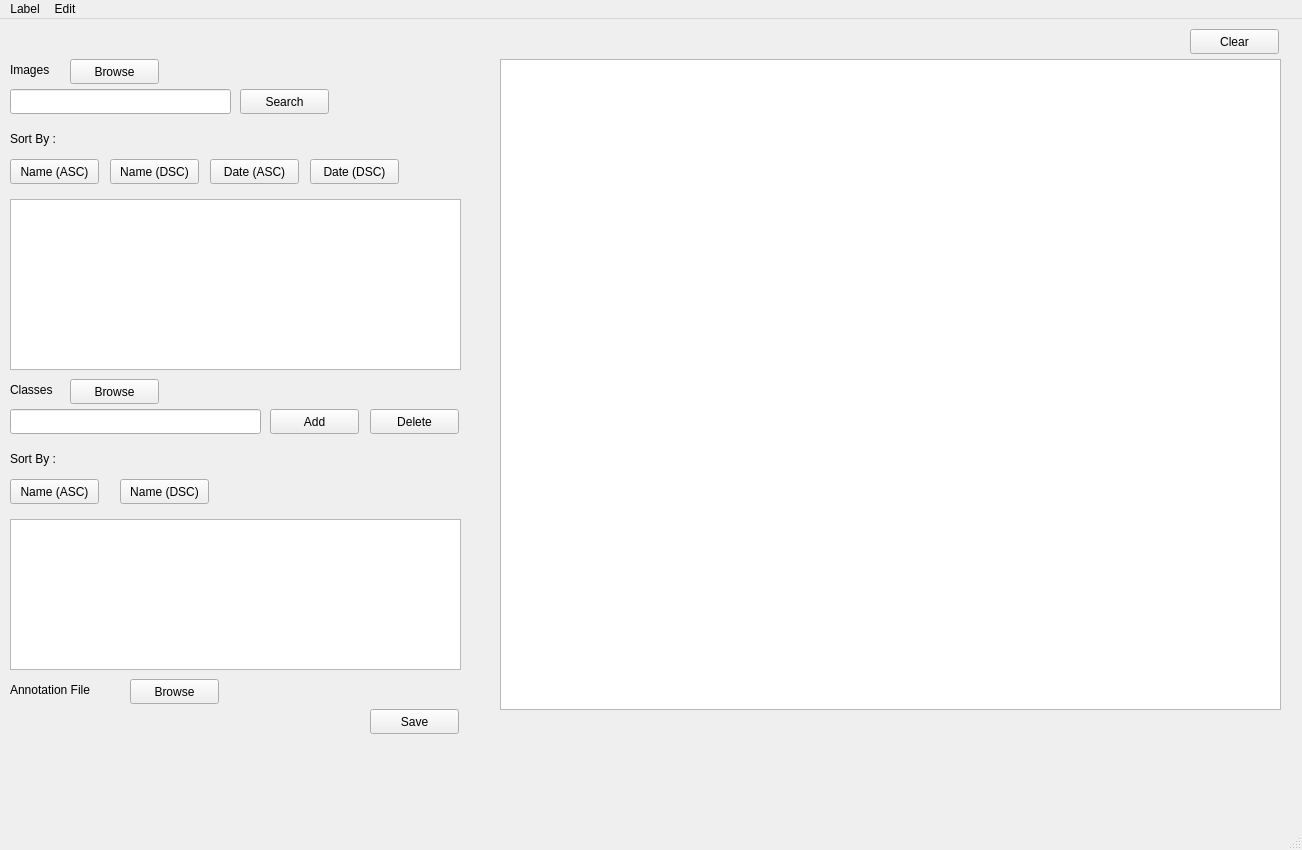
<?xml version="1.0" encoding="UTF-8"?>
<ui version="4.0">
 <class>Labeller</class>
 <widget class="QMainWindow" name="Labeller">
  <property name="geometry">
   <rect>
    <x>0</x>
    <y>0</y>
    <width>1302</width>
    <height>850</height>
   </rect>
  </property>
  <property name="windowTitle">
   <string>Labeller</string>
  </property>
  <widget class="QWidget" name="centralwidget">
   <widget class="QPushButton" name="imageBrowseButton">
    <property name="geometry">
     <rect>
      <x>70</x>
      <y>40</y>
      <width>89</width>
      <height>25</height>
     </rect>
    </property>
    <property name="text">
     <string>Browse</string>
    </property>
   </widget>
   <widget class="QLabel" name="label">
    <property name="geometry">
     <rect>
      <x>10</x>
      <y>40</y>
      <width>67</width>
      <height>21</height>
     </rect>
    </property>
    <property name="text">
     <string>Images</string>
    </property>
   </widget>
   <widget class="QLineEdit" name="lineEdit">
    <property name="geometry">
     <rect>
      <x>10</x>
      <y>70</y>
      <width>221</width>
      <height>25</height>
     </rect>
    </property>
   </widget>
   <widget class="QListView" name="imageList">
    <property name="geometry">
     <rect>
      <x>10</x>
      <y>180</y>
      <width>451</width>
      <height>171</height>
     </rect>
    </property>
   </widget>
   <widget class="QPushButton" name="classBrowseButton">
    <property name="geometry">
     <rect>
      <x>70</x>
      <y>360</y>
      <width>89</width>
      <height>25</height>
     </rect>
    </property>
    <property name="text">
     <string>Browse</string>
    </property>
   </widget>
   <widget class="QListView" name="classList">
    <property name="geometry">
     <rect>
      <x>10</x>
      <y>500</y>
      <width>451</width>
      <height>151</height>
     </rect>
    </property>
   </widget>
   <widget class="QLabel" name="label_4">
    <property name="geometry">
     <rect>
      <x>10</x>
      <y>360</y>
      <width>67</width>
      <height>21</height>
     </rect>
    </property>
    <property name="text">
     <string>Classes</string>
    </property>
   </widget>
   <widget class="QPushButton" name="annotationBrowseButton">
    <property name="geometry">
     <rect>
      <x>130</x>
      <y>660</y>
      <width>89</width>
      <height>25</height>
     </rect>
    </property>
    <property name="text">
     <string>Browse</string>
    </property>
   </widget>
   <widget class="QLabel" name="label_5">
    <property name="geometry">
     <rect>
      <x>10</x>
      <y>650</y>
      <width>121</width>
      <height>41</height>
     </rect>
    </property>
    <property name="text">
     <string>Annotation File</string>
    </property>
   </widget>
   <widget class="QPushButton" name="pushButton_4">
    <property name="geometry">
     <rect>
      <x>370</x>
      <y>690</y>
      <width>89</width>
      <height>25</height>
     </rect>
    </property>
    <property name="text">
     <string>Save</string>
    </property>
   </widget>
   <widget class="QPushButton" name="clearButton">
    <property name="geometry">
     <rect>
      <x>1190</x>
      <y>10</y>
      <width>89</width>
      <height>25</height>
     </rect>
    </property>
    <property name="text">
     <string>Clear</string>
    </property>
    <property name="icon">
     <iconset>
      <normaloff>:/imgs/redo-128.png</normaloff>:/imgs/redo-128.png</iconset>
    </property>
   </widget>
   <widget class="QLabel" name="imageDirLabel">
    <property name="geometry">
     <rect>
      <x>170</x>
      <y>40</y>
      <width>281</width>
      <height>21</height>
     </rect>
    </property>
    <property name="text">
     <string/>
    </property>
   </widget>
   <widget class="QLabel" name="classFileLabel">
    <property name="geometry">
     <rect>
      <x>170</x>
      <y>350</y>
      <width>271</width>
      <height>41</height>
     </rect>
    </property>
    <property name="text">
     <string/>
    </property>
   </widget>
   <widget class="QPushButton" name="pushButton">
    <property name="geometry">
     <rect>
      <x>240</x>
      <y>70</y>
      <width>89</width>
      <height>25</height>
     </rect>
    </property>
    <property name="text">
     <string>Search</string>
    </property>
   </widget>
   <widget class="QPushButton" name="pushButton_2">
    <property name="geometry">
     <rect>
      <x>10</x>
      <y>140</y>
      <width>89</width>
      <height>25</height>
     </rect>
    </property>
    <property name="text">
     <string>Name (ASC)</string>
    </property>
   </widget>
   <widget class="QPushButton" name="pushButton_3">
    <property name="geometry">
     <rect>
      <x>110</x>
      <y>140</y>
      <width>89</width>
      <height>25</height>
     </rect>
    </property>
    <property name="text">
     <string>Name (DSC)</string>
    </property>
   </widget>
   <widget class="QPushButton" name="pushButton_7">
    <property name="geometry">
     <rect>
      <x>210</x>
      <y>140</y>
      <width>89</width>
      <height>25</height>
     </rect>
    </property>
    <property name="text">
     <string>Date (ASC)</string>
    </property>
   </widget>
   <widget class="QPushButton" name="pushButton_8">
    <property name="geometry">
     <rect>
      <x>310</x>
      <y>140</y>
      <width>89</width>
      <height>25</height>
     </rect>
    </property>
    <property name="text">
     <string>Date (DSC)</string>
    </property>
   </widget>
   <widget class="QLabel" name="label_2">
    <property name="geometry">
     <rect>
      <x>10</x>
      <y>110</y>
      <width>91</width>
      <height>20</height>
     </rect>
    </property>
    <property name="text">
     <string>Sort By :</string>
    </property>
   </widget>
   <widget class="QLabel" name="label_3">
    <property name="geometry">
     <rect>
      <x>10</x>
      <y>430</y>
      <width>91</width>
      <height>20</height>
     </rect>
    </property>
    <property name="text">
     <string>Sort By :</string>
    </property>
   </widget>
   <widget class="QPushButton" name="sortClassDscButton">
    <property name="geometry">
     <rect>
      <x>120</x>
      <y>460</y>
      <width>89</width>
      <height>25</height>
     </rect>
    </property>
    <property name="text">
     <string>Name (DSC)</string>
    </property>
   </widget>
   <widget class="QPushButton" name="sortClassAscButton">
    <property name="geometry">
     <rect>
      <x>10</x>
      <y>460</y>
      <width>89</width>
      <height>25</height>
     </rect>
    </property>
    <property name="text">
     <string>Name (ASC)</string>
    </property>
   </widget>
   <widget class="QPushButton" name="addNameItemButton">
    <property name="geometry">
     <rect>
      <x>270</x>
      <y>390</y>
      <width>89</width>
      <height>25</height>
     </rect>
    </property>
    <property name="text">
     <string>Add</string>
    </property>
   </widget>
   <widget class="QLineEdit" name="classItemLineEdit">
    <property name="geometry">
     <rect>
      <x>10</x>
      <y>390</y>
      <width>251</width>
      <height>25</height>
     </rect>
    </property>
   </widget>
   <widget class="QPushButton" name="deleteClassItemButton">
    <property name="geometry">
     <rect>
      <x>370</x>
      <y>390</y>
      <width>89</width>
      <height>25</height>
     </rect>
    </property>
    <property name="text">
     <string>Delete</string>
    </property>
   </widget>
   <widget class="QLabel" name="annotationDirLabel">
    <property name="geometry">
     <rect>
      <x>230</x>
      <y>660</y>
      <width>231</width>
      <height>21</height>
     </rect>
    </property>
    <property name="text">
     <string/>
    </property>
   </widget>
   <widget class="QGraphicsView" name="graphicsView">
    <property name="geometry">
     <rect>
      <x>500</x>
      <y>40</y>
      <width>781</width>
      <height>651</height>
     </rect>
    </property>
   </widget>
  </widget>
  <widget class="QMenuBar" name="menubar">
   <property name="geometry">
    <rect>
     <x>0</x>
     <y>0</y>
     <width>1302</width>
     <height>22</height>
    </rect>
   </property>
   <widget class="QMenu" name="menuLabel">
    <property name="title">
     <string>Label</string>
    </property>
    <addaction name="actionMark_Object"/>
    <addaction name="actionAdd_Text"/>
    <addaction name="actionSelect"/>
   </widget>
   <widget class="QMenu" name="menuEdit">
    <property name="title">
     <string>Edit</string>
    </property>
    <addaction name="actionCopy"/>
    <addaction name="actionPaste"/>
    <addaction name="actionDelete"/>
   </widget>
   <addaction name="menuLabel"/>
   <addaction name="menuEdit"/>
  </widget>
  <widget class="QStatusBar" name="statusbar"/>
  <action name="actionMark_Object">
   <property name="text">
    <string>Mark Object</string>
   </property>
  </action>
  <action name="actionAdd_Text">
   <property name="text">
    <string>Add Text</string>
   </property>
  </action>
  <action name="actionCopy">
   <property name="text">
    <string>Copy</string>
   </property>
  </action>
  <action name="actionPaste">
   <property name="text">
    <string>Paste</string>
   </property>
  </action>
  <action name="actionSelect">
   <property name="text">
    <string>Select</string>
   </property>
  </action>
  <action name="actionDelete">
   <property name="text">
    <string>Delete</string>
   </property>
  </action>
 </widget>
 <resources/>
 <connections/>
</ui>
